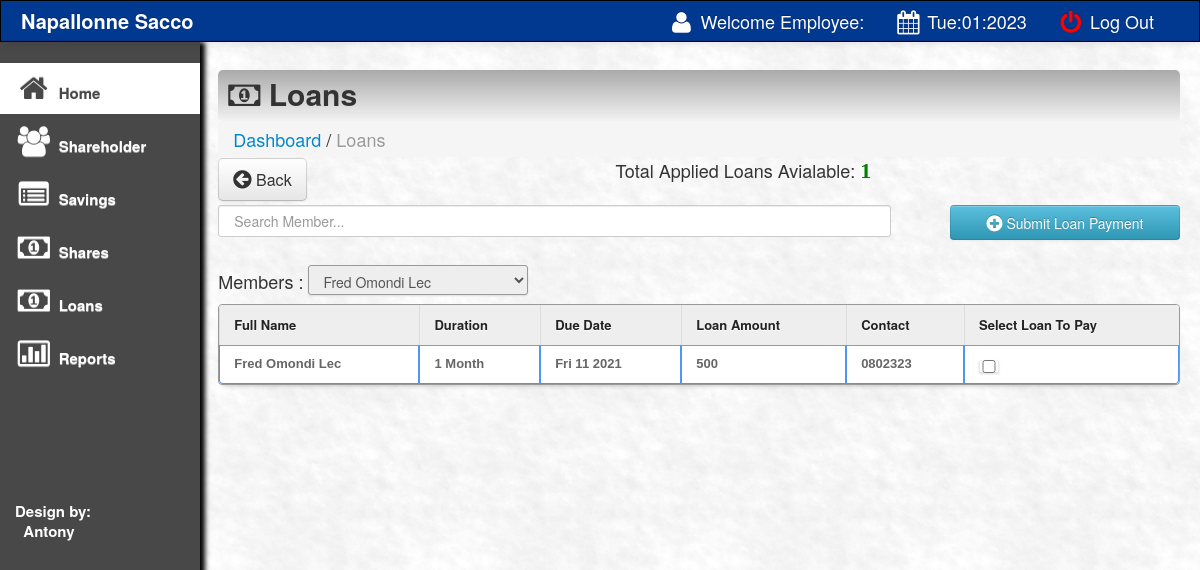
The page /main/paidloan.php (signed in) on the database its author committed.
### tables this page shows
CREATE TABLE IF NOT EXISTS `tbl_loansapplication` (
  `tbl_loansapplication_id` int(11) NOT NULL AUTO_INCREMENT,
  `customer_id` int(11) NOT NULL,
  `loan_id` int(11) NOT NULL,
  `date_requested` varchar(200) NOT NULL,
  `due_date` varchar(200) NOT NULL,
  `date_canceled` varchar(200) NOT NULL,
  PRIMARY KEY (`tbl_loansapplication_id`)
);

CREATE TABLE IF NOT EXISTS `accounts` (
  `customer_id` int(11) NOT NULL AUTO_INCREMENT,
  `fname` varchar(200) NOT NULL,
  `sname` varchar(200) NOT NULL,
  `lname` varchar(200) NOT NULL,
  `mobile` varchar(200) NOT NULL,
  `dob` varchar(200) NOT NULL,
  `gender` varchar(200) NOT NULL,
  `marital` varchar(200) NOT NULL,
  `id` varchar(200) NOT NULL,
  `occupation` varchar(200) NOT NULL,
  `email` varchar(200) NOT NULL,
  `address` varchar(200) NOT NULL,
  `county` varchar(200) NOT NULL,
  `limit_checker` int(11) NOT NULL,
  PRIMARY KEY (`customer_id`)
);

CREATE TABLE IF NOT EXISTS `tbl_loans` (
  `loan_id` int(11) NOT NULL AUTO_INCREMENT,
  `loanName` varchar(200) NOT NULL,
  `duration` varchar(200) NOT NULL,
  `price` int(11) NOT NULL,
  `loansAvailable` int(11) NOT NULL,
  `isActive` varchar(200) NOT NULL,
  PRIMARY KEY (`loan_id`)
);

### main/paidloan.php (the view, shortened to what this page needs)
\<html>
<head>
 <link href="css/bootstrap.css" rel="stylesheet">
    <link rel="stylesheet" type="text/css" href="css/DT_bootstrap.css">
  <link rel="stylesheet" href="css/font-awesome.min.css">
    <link href="css/bootstrap-responsive.css" rel="stylesheet">
<link href="../style.css" media="screen" rel="stylesheet" type="text/css" />
<link href="src/facebox.css" media="screen" rel="stylesheet" type="text/css" />
</head>
<body>
<?php include('navfixed.php');?>
<div class="container-fluid">
      <div class="row-fluid">
	<div class="span2">
         <?php include'sidebar.php'; ?>
        </div>
	<div class="span10">
	<div class="contentheader">
			<i class="icon-money"></i> Loans
			</div>
			<ul class="breadcrumb">
			<li><a href="index.php">Dashboard</a></li> /
			<li class="active"> Loans</li>
			</ul>
<div style="margin-top: -19px; margin-bottom: 21px;">
<a  href="index.php"><button class="btn btn-default btn-large" style="float: left;"><i class="icon icon-circle-arrow-left icon-large"></i> Back</button></a>
<?php
			include('../connect.php');
				$result = $db->prepare("select * from tbl_loansapplication
								LEFT JOIN accounts ON tbl_loansapplication.customer_id = accounts.customer_id
								LEFT JOIN loan_application_details ON tbl_loansapplication.tbl_loansapplication_id = loan_application_details.tbl_loansapplication_id
								LEFT JOIN tbl_loans on loan_application_details.loan_id =  tbl_loans.loan_id WHERE loan_status='pending'
								ORDER BY tbl_loansapplication.tbl_loansapplication_id");
				$result->execute();
				$rowcount = $result->rowcount();
			?>
			<div style="text-align:center;">
			Total Applied Loans Avialable: <font color="green" style="font:bold 22px 'Aleo';"><?php echo $rowcount;?></font>
			</div>
</div>
<input type="text" name="filter" style="padding:15px;" id="filter" placeholder="Search Member..." autocomplete="off" />
<form method="post" action="loan_repayments.php">
<Button type="submit" name = "submit"  class="btn btn-info" style="float:right; width:230px; height:35px;" /><i class="icon-plus-sign icon-large"></i> Submit Loan Payment </button><br><br><br>
<div style="float: left;" >
<span>Members : </span>
<select name="customer_id">
	<?php
	include('../connect.php');
	$result = $db->prepare("SELECT * FROM accounts where limit_checker=1");
		$result->bindParam(':customer_id', $res);
		$result->execute();
		for($i=0; $row = $result->fetch(); $i++){
	?>
		<option value="<?php echo $row['customer_id']; ?>" ><?php echo $row['fname']; ?> <?php echo $row['sname']; ?> <?php echo $row['lname']; ?></option>
	<?php
	}
	?>
</select><br>
</div>
<table class="table table-bordered" id="resultTable" data-responsive="table" style="text-align: left;">
	<thead>
		<tr>
			<th width=""> Full Name </th>
			<th width=""> Duration</th>
			<th width=""> Due Date</th>
			<th width=""> Loan Amount</th>
			<th width=""> Contact</th>
			<th width=""> Select Loan To Pay</th>
		</tr>
	</thead>
	<tbody>
			<?php
				include('../connect.php');
				$result = $db->prepare("select * from tbl_loansapplication
								LEFT JOIN accounts ON tbl_loansapplication.customer_id = accounts.customer_id
								LEFT JOIN loan_application_details ON tbl_loansapplication.tbl_loansapplication_id = loan_application_details.tbl_loansapplication_id
								LEFT JOIN tbl_loans on loan_application_details.loan_id =  tbl_loans.loan_id WHERE loan_status='pending'
								ORDER BY tbl_loansapplication.tbl_loansapplication_id");
				$result->execute();
				for($i=0; $row = $result->fetch(); $i++){
			?>
			<tr class="record">
			<td><?php echo $row['fname']; ?> <?php echo $row['sname']; ?> <?php echo $row['lname']; ?> </td>
			<td><?php echo $row['duration']; ?></td>
			<td><?php echo $row['due_date']; ?></td>
			<td><?php echo $row['price']; ?></td>
			<td><?php echo $row['mobile']; ?></td>
			<td>
			<input id="uniform_on" class="uniform_on" name="selector[]" type="checkbox" value="<?php echo $row['loan_id']; ?>" style="width:20px"</td>
			</tr>
			<?php
				}
			?>
	</tbody>
</table>
</form>
</div>
</div>
</div>
</body>
<?php include('footer.php');?>
</html>2z

### style.css (style rules this page uses)
select { border: 1px solid #999; background: #EEEEEE; padding: 5px 10px; box-shadow:0 1px 2px #ddd; -moz-box-shadow:0 1px 2px #ddd; -webkit-box-shadow:0 1px 2px #ddd; }
input { border: 1px solid #999; background: #EEEEEE; padding: 10px; box-shadow:0 1px 2px #ddd; -moz-box-shadow:0 1px 2px #ddd; -webkit-box-shadow:0 1px 2px #ddd; }
#filter { width: 70%; float:left; }
#resultTable { border-collapse: separate; background-color: #FFFFFF; border-spacing: 0; max-width: 100%; }
#resultTable { color: #666666; text-shadow: 0 1px 0 #FFFFFF; width: 100%; border: 1px solid #999999; box-shadow: 0 5px 5px -5px rgba(0, 0, 0, 0.3); margin-top: 13px; }
#resultTable thead tr th { background: none repeat scroll 0 0 #EEEEEE; color: #222222; padding: 10px 14px; text-align: left; border-top: 0 none; font-size: 13px; }
#resultTable tbody tr td { font: bold 13px 'Arial'; text-align: left; padding: 10px 14px; border-top: 1px solid #999999; }
#resultTable td { padding:7px; border:#4e95f4 1px solid; }
#resultTable tr { background: #fff; }

### main/paidloan.php (style rules this page uses)
body { padding-top: 60px; padding-bottom: 40px; }

### rows shown on the page
tbl_loansapplication: customer.fname "Fred", customer.sname "Omondi", customer.lname "Lec", loan.duration "1 Month", due_date "Fri 11 2021", loan.price "500", customer.mobile "0802323"

### other values the page prints
$rowcount "1"
form field customer_id "Fred Omondi Lec"
